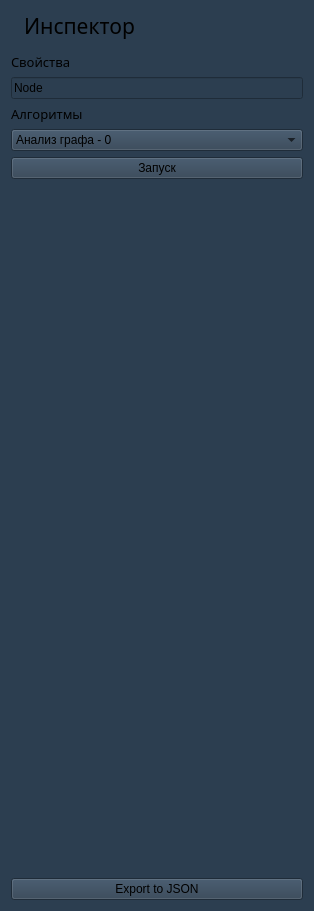
<?xml version="1.0" encoding="UTF-8"?>
<ui version="4.0">
 <class>Form</class>
 <widget class="QWidget" name="Form">
  <property name="geometry">
   <rect>
    <x>0</x>
    <y>0</y>
    <width>314</width>
    <height>911</height>
   </rect>
  </property>
  <property name="windowTitle">
   <string>Form</string>
  </property>
  <property name="styleSheet">
   <string notr="true">background-color: #2c3e50;</string>
  </property>
  <layout class="QGridLayout" name="gridLayout_3">
   <item row="8" column="0">
    <spacer name="verticalSpacer">
     <property name="orientation">
      <enum>Qt::Vertical</enum>
     </property>
     <property name="sizeHint" stdset="0">
      <size>
       <width>20</width>
       <height>665</height>
      </size>
     </property>
    </spacer>
   </item>
   <item row="6" column="0">
    <widget class="QComboBox" name="algorithm_list">
     <item>
      <property name="text">
       <string>Анализ графа - 0</string>
      </property>
     </item>
     <item>
      <property name="text">
       <string>DFS (Обход в глубину) - 1</string>
      </property>
     </item>
     <item>
      <property name="text">
       <string>Проверка DFS - 2</string>
      </property>
     </item>
     <item>
      <property name="text">
       <string>BFS (Поиск в ширину) - 3</string>
      </property>
     </item>
     <item>
      <property name="text">
       <string>Проверка BFS - 4</string>
      </property>
     </item>
     <item>
      <property name="text">
       <string>Число компонент свзяности - 5</string>
      </property>
     </item>
     <item>
      <property name="text">
       <string>Проверка компонент связности - 6</string>
      </property>
     </item>
     <item>
      <property name="text">
       <string>Прима для MST - 7</string>
      </property>
     </item>
     <item>
      <property name="text">
       <string>Алгоритм Дейкстера - 8</string>
      </property>
     </item>
     <item>
      <property name="text">
       <string>Матрицы кратчайших путей - 9</string>
      </property>
     </item>
     <item>
      <property name="text">
       <string>Кодирование Прюфера - 10</string>
      </property>
     </item>
     <item>
      <property name="text">
       <string>Декодирование Прюфера - 11</string>
      </property>
     </item>
     <item>
      <property name="text">
       <string>Раскраска графа - 12</string>
      </property>
     </item>
    </widget>
   </item>
   <item row="2" column="0">
    <layout class="QGridLayout" name="gridLayout_2"/>
   </item>
   <item row="0" column="0">
    <layout class="QHBoxLayout" name="horizontalLayout">
     <item>
      <widget class="QLabel" name="label_2">
       <property name="enabled">
        <bool>true</bool>
       </property>
       <property name="sizePolicy">
        <sizepolicy hsizetype="Maximum" vsizetype="Preferred">
         <horstretch>0</horstretch>
         <verstretch>0</verstretch>
        </sizepolicy>
       </property>
       <property name="baseSize">
        <size>
         <width>16</width>
         <height>16</height>
        </size>
       </property>
       <property name="text">
        <string/>
       </property>
       <property name="pixmap">
        <pixmap>:/icons/Container.svg</pixmap>
       </property>
       <property name="wordWrap">
        <bool>false</bool>
       </property>
       <property name="openExternalLinks">
        <bool>false</bool>
       </property>
      </widget>
     </item>
     <item>
      <widget class="QLabel" name="label">
       <property name="font">
        <font>
         <family>Impact</family>
         <pointsize>16</pointsize>
        </font>
       </property>
       <property name="text">
        <string>Инспектор</string>
       </property>
      </widget>
     </item>
    </layout>
   </item>
   <item row="9" column="0">
    <widget class="QPushButton" name="pushButton_Export">
     <property name="text">
      <string>Export to JSON</string>
     </property>
    </widget>
   </item>
   <item row="1" column="0">
    <widget class="Line" name="line">
     <property name="orientation">
      <enum>Qt::Vertical</enum>
     </property>
    </widget>
   </item>
   <item row="3" column="0">
    <widget class="QLabel" name="label_3">
     <property name="font">
      <font>
       <family>Helonia</family>
       <pointsize>10</pointsize>
       <weight>50</weight>
       <italic>false</italic>
       <bold>false</bold>
       <strikeout>false</strikeout>
      </font>
     </property>
     <property name="mouseTracking">
      <bool>false</bool>
     </property>
     <property name="text">
      <string>Свойства</string>
     </property>
    </widget>
   </item>
   <item row="5" column="0">
    <widget class="QLabel" name="label_4">
     <property name="font">
      <font>
       <family>Helonia</family>
       <pointsize>10</pointsize>
       <strikeout>false</strikeout>
       <kerning>false</kerning>
      </font>
     </property>
     <property name="text">
      <string>Алгоритмы</string>
     </property>
    </widget>
   </item>
   <item row="4" column="0">
    <widget class="QLineEdit" name="lineEdit_Node">
     <property name="text">
      <string>Node</string>
     </property>
    </widget>
   </item>
   <item row="7" column="0">
    <widget class="QPushButton" name="btnStartAlgo">
     <property name="text">
      <string>Запуск</string>
     </property>
    </widget>
   </item>
  </layout>
 </widget>
 <resources>
  <include location="../../test.qrc"/>
 </resources>
 <connections/>
</ui>
